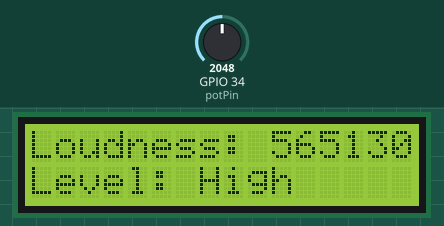
This sketch was run on a simulated ESP32. Shown: 16×2 character LCD. The inputs (shaded band) are chosen by the test bench; at power-on: GPIO 34 (potPin) = 2048. WiFi joins after 1.5 s; servers stay silent unless stated.

Above: at 3.6 s.
3.7 s: GPIO 34 (potPin) set to 1052
5.2 s: GPIO 34 (potPin) set to 956
At 6.3 s:
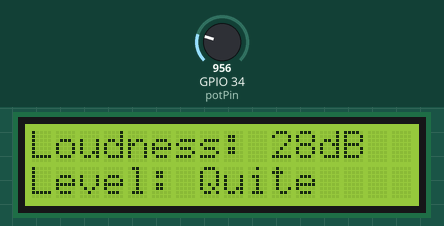
8.6 s: GPIO 34 (potPin) set to 1064
At 9.7 s:
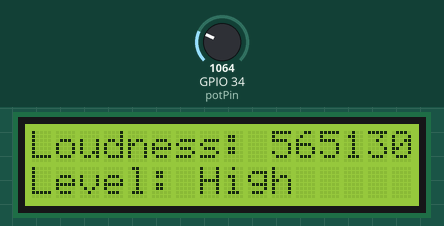
11.4 s: GPIO 34 (potPin) set to 984
At 12.4 s:
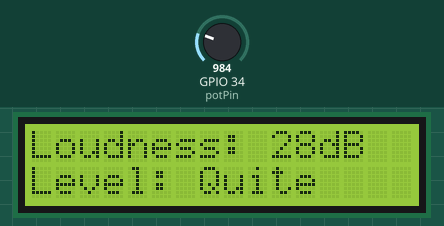
Timing chart, 0 to 14.4 s (numbered marks = the images above; inputs shaded):
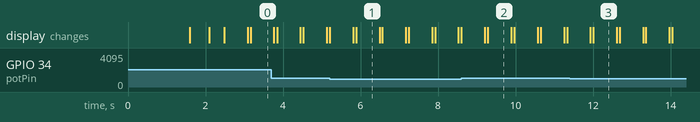

Measured:
- the behaviour switches between 1024 and 1023 on GPIO 34 (potPin) (found by bisection; images 0 and 1)
- after the input at 5.2 s, the display: first differs from a run without the input after 0.69 s (image 1)
- after the input at 8.6 s, the display: first differs from a run without the input after 0.68 s (image 2)
- after the input at 11.4 s, the display: first differs from a run without the input after 0.61 s (image 3)
- what the display in image 1 shows lasts 0.6 s, from 5.9 s to 6.5 s

The sketch:

sketch.ino
```cpp
/* Fill-in information from Blynk Device Info here */
#define BLYNK_TEMPLATE_ID "TMPL6R8cIYZ6A"
#define BLYNK_TEMPLATE_NAME "Quickstart Template"
#define BLYNK_AUTH_TOKEN "DKvORhrPqRP_jFrWe91_ADIEHiUbJ54X"

/* Comment this out to disable prints and save space */
#define BLYNK_PRINT Serial

// Potentiometer is connected to GPIO 34 (Analog ADC1_CH6)
#include <WiFi.h>
#include <WiFiClient.h>
#include <BlynkSimpleEsp32.h>
#include <LiquidCrystal_I2C.h>

//Wifi connection
const char* ssid = "Namina_Wijetunga";
const char* password = "Iamthebest1ever@";
int WiFiStatus;
String Get_WiFiStatus(int Status){
    switch(Status){
        case WL_IDLE_STATUS:
        return "WL_IDLE_STATUS";
        case WL_SCAN_COMPLETED:
        return "WL_SCAN_COMPLETED";
        case WL_NO_SSID_AVAIL:
        return "WL_NO_SSID_AVAIL";
        case WL_CONNECT_FAILED:
        return "WL_CONNECT_FAILED";
        case WL_CONNECTION_LOST:
        return "WL_CONNECTION_LOST";
        case WL_CONNECTED:
        return "WL_CONNECTED";
        case WL_DISCONNECTED:
        return "WL_DISCONNECTED";
    }
}

const int potPin = 34;

// set the LCD number of columns and rows
int lcdColumns = 16;
int lcdRows = 2;
int potValue = 0;

const int sampleWindow = 50;
unsigned int sample;
int db;

// set LCD address, number of columns and rows
// if you don't know your display address, run an I2C scanner sketch
LiquidCrystal_I2C lcd(0x27, lcdColumns, lcdRows);

BlynkTimer timer;

// This function is called every time the Virtual Pin 5 state changes
BLYNK_WRITE(V5)
{
  int pinValue = param.asInt();
  Blynk.virtualWrite(V5, pinValue);
}

// This function is called every time the device is connected to the Blynk.Cloud
BLYNK_CONNECTED()
{
  // Change Web Link Button message to "Congratulations!"
  Blynk.setProperty(V3, "offImageUrl", "https://static-image.nyc3.cdn.digitaloceanspaces.com/general/fte/congratulations.png");
  Blynk.setProperty(V3, "onImageUrl",  "https://static-image.nyc3.cdn.digitaloceanspaces.com/general/fte/congratulations_pressed.png");
  Blynk.setProperty(V3, "url", "https://docs.blynk.io/en/getting-started/what-do-i-need-to-blynk/how-quickstart-device-was-made");
}

// This function sends device's uptime every second to Virtual Pin 2.
void myTimerEvent()
{
  // You can send any value at any time.
  // Please don't send more that 10 values per second.
  Blynk.virtualWrite(V2, millis() / 1000);
  Blynk.virtualWrite(V5, db);
}

void setup(){

  pinMode (potPin, INPUT);
  // initialize LCD
  lcd.init();
  // turn on LCD backlight
  lcd.backlight();

  //Serial.begin(115200);
  lcd.setCursor(0, 0);
  lcd.println("Welcome");
  lcd.clear();

  WiFi.begin(ssid, password);
  WiFiStatus = WiFi.status();
    while(WiFiStatus != WL_CONNECTED){
    delay(250);
    WiFiStatus = WiFi.status();
    //lcd.println(Get_WiFiStatus(WiFiStatus));
    //lcd.clear();
    }
  //lcd.clear();
  //lcd.setCursor(0, 0);
  //lcd.print("WiFi Enabled");
  //lcd.clear();

  lcd.setCursor(0, 0);
  lcd.print("Welcome");
  lcd.setCursor(0, 1);
  lcd.print(WiFi.localIP());
  delay(500);

  lcd.clear();
  //Conneting to the Blynk IoT Server
  Blynk.begin(BLYNK_AUTH_TOKEN, ssid, password);
  // You can also specify server:
  //Blynk.begin(BLYNK_AUTH_TOKEN, ssid, password, "blynk.cloud", 80);
  //Blynk.begin(BLYNK_AUTH_TOKEN, ssid, password, IPAddress(192,168,1,100), 8080);

  // Setup a function to be called every second
  timer.setInterval(1000L, myTimerEvent);
}

void loop(){

  Blynk.run();
  timer.run();

  unsigned long startMillis = millis(); // Start of sample window

  float peakToPeak = 0; //peak-to-peak level

  unsigned int signalMax = 0; //minimum value
  unsigned int signalMin = 1024; //maximum value

  // collect data for 50 mS
  while (millis() - startMillis < sampleWindow)
  {

    sample = analogRead(potPin); //get reading from microphone

    if (sample < 1024) // toss out spurious readings
    {
      if (sample > signalMax)
      {
        signalMax = sample; // save just the max levels
      }
      else if (sample < signalMin)
      {
        signalMin = sample; // save just the min levels
      }
    }
  }

  peakToPeak = signalMax - signalMin; // max - min = peak-peak amplitude

  //Serial.println(peakToPeak);

  db = map(peakToPeak, 20, 400, 30, 75); //calibrate for deciBels

  lcd.setCursor(0, 0);
  lcd.print("Loudness: ");
  lcd.print(db);
  lcd.print("dB");

  if (db <= 40)
  {
    lcd.setCursor(0, 1);
    lcd.print("Level: Quite");
  }
  else if (db > 40 && db < 60)
  {
    lcd.setCursor(0, 1);
    lcd.print("Level: Moderate");
  }
  else if (db >= 60)
  {
    lcd.setCursor(0, 1);
    lcd.print("Level: High");
  }
  delay(600);
  lcd.clear();
}
```
